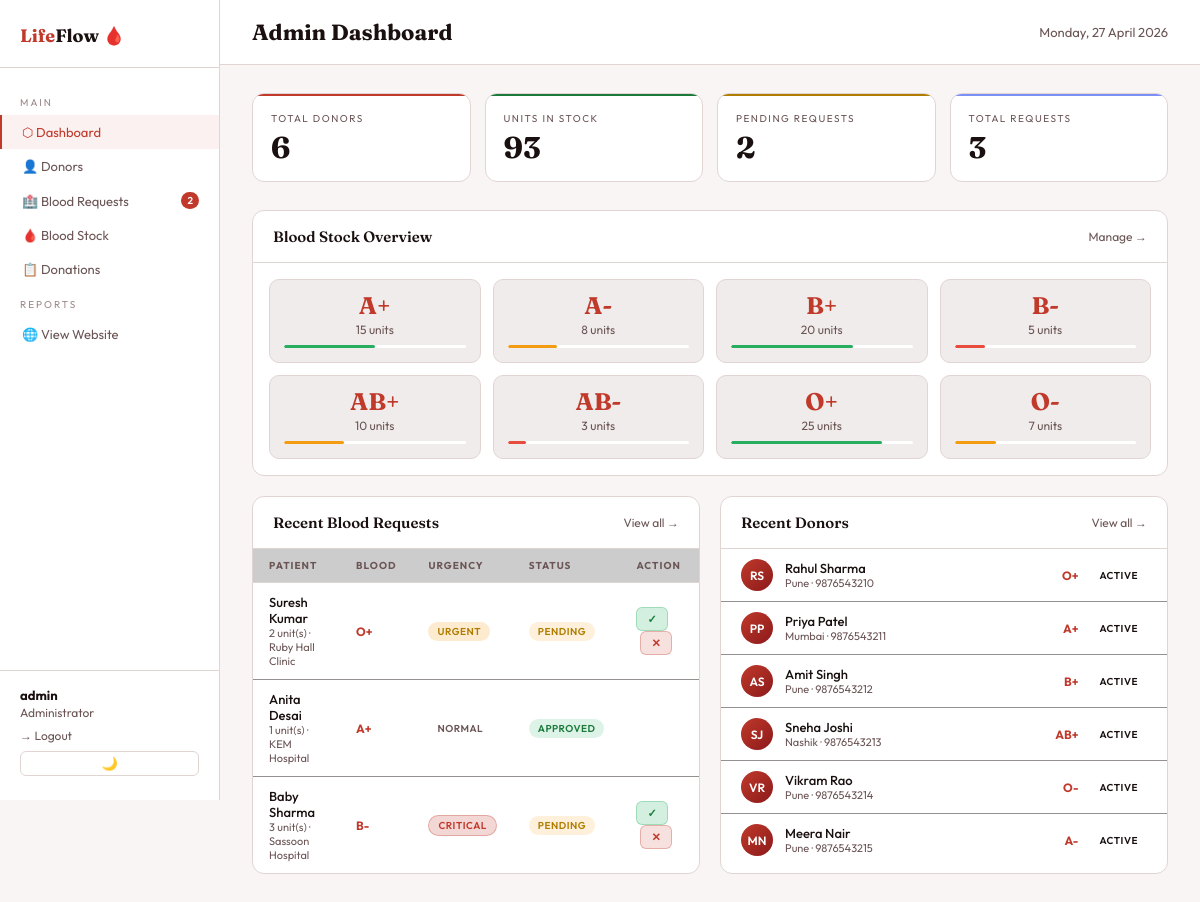
Screenshot of /admin/dashboard.php (signed in) with the database file from the repository.
### tables this page shows
CREATE TABLE IF NOT EXISTS blood_stock (
    id INT AUTO_INCREMENT PRIMARY KEY,
    blood_group ENUM('A+','A-','B+','B-','AB+','AB-','O+','O-') NOT NULL UNIQUE,
    units_available INT DEFAULT 0,
    units_used INT DEFAULT 0,
    last_updated TIMESTAMP DEFAULT CURRENT_TIMESTAMP ON UPDATE CURRENT_TIMESTAMP
);

CREATE TABLE IF NOT EXISTS blood_requests (
    id INT AUTO_INCREMENT PRIMARY KEY,
    patient_name VARCHAR(100) NOT NULL,
    patient_age INT,
    blood_group ENUM('A+','A-','B+','B-','AB+','AB-','O+','O-') NOT NULL,
    units_needed INT NOT NULL,
    hospital_name VARCHAR(150),
    contact_name VARCHAR(100),
    contact_phone VARCHAR(15) NOT NULL,
    contact_email VARCHAR(100),
    reason TEXT,
    urgency ENUM('Normal','Urgent','Critical') DEFAULT 'Normal',
    status ENUM('Pending','Approved','Rejected','Fulfilled') DEFAULT 'Pending',
    requested_at TIMESTAMP DEFAULT CURRENT_TIMESTAMP,
    updated_at TIMESTAMP DEFAULT CURRENT_TIMESTAMP ON UPDATE CURRENT_TIMESTAMP
);

CREATE TABLE IF NOT EXISTS donors (
    id INT AUTO_INCREMENT PRIMARY KEY,
    name VARCHAR(100) NOT NULL,
    email VARCHAR(100) UNIQUE,
    phone VARCHAR(15) NOT NULL,
    blood_group ENUM('A+','A-','B+','B-','AB+','AB-','O+','O-') NOT NULL,
    age INT NOT NULL,
    gender ENUM('Male','Female','Other') NOT NULL,
    address TEXT,
    city VARCHAR(100),
    state VARCHAR(100),
    last_donation DATE,
    total_donations INT DEFAULT 0,
    status ENUM('Active','Inactive') DEFAULT 'Active',
    password VARCHAR(255),
    created_at TIMESTAMP DEFAULT CURRENT_TIMESTAMP
);

### admin/dashboard.php (the view, shortened to what this page needs)
<?php
include '../includes/db.php';
$total_donors = mysqli_fetch_row(mysqli_query($conn, "SELECT COUNT(*) FROM donors"))[0];
$total_requests = mysqli_fetch_row(mysqli_query($conn, "SELECT COUNT(*) FROM blood_requests"))[0];
$pending_requests = mysqli_fetch_row(mysqli_query($conn, "SELECT COUNT(*) FROM blood_requests WHERE status='Pending'"))[0];
$total_units = mysqli_fetch_row(mysqli_query($conn, "SELECT SUM(units_available) FROM blood_stock"))[0];
$blood_stock = mysqli_query($conn, "SELECT * FROM blood_stock ORDER BY blood_group");
$recent_requests = mysqli_query($conn, "SELECT * FROM blood_requests ORDER BY requested_at DESC LIMIT 8");
$recent_donors = mysqli_query($conn, "SELECT * FROM donors ORDER BY created_at DESC LIMIT 6");
?>
<!DOCTYPE html>
<html lang="en" class="light">
<head>
</head>
<body>
<div class="sidebar">
  <div class="sb-logo">Life<span>Flow</span> 🩸</div>
  <div class="sb-label">Main</div>
  <a href="dashboard.php" class="sb-item active">⬡ Dashboard</a>
  <a href="donors.php" class="sb-item">👤 Donors</a>
  <a href="requests.php" class="sb-item">🏥 Blood Requests <span class="sb-badge"><?= $pending_requests ?></span></a>
  <a href="stock.php" class="sb-item">🩸 Blood Stock</a>
  <a href="donations.php" class="sb-item">📋 Donations</a>
  <div class="sb-label">Reports</div>
  <a href="../index.php" class="sb-item">🌐 View Website</a>
  <div class="sb-footer">
    <strong><?= htmlspecialchars($_SESSION['admin_name']) ?></strong>
    Administrator
    <a href="logout.php" class="logout">→ Logout</a>
    <button onclick="toggleTheme()" id="themeBtn" style="background:transparent;border:1px solid var(--border);color:var(--muted);border-radius:6px;padding:4px 10px;font-size:13px;cursor:pointer;margin-top:8px;width:100%;transition:all 0.2s">🌙 Toggle Theme</button>
  </div>
</div>
<div class="main">
  <div class="topbar">
    <div class="page-title">Admin Dashboard</div>
    <div style="font-size:13px;color:var(--muted)"><?= date('l, d F Y') ?></div>
  </div>
  <div class="content">
    <div class="stats">
      <div class="stat"><div class="stat-label">Total Donors</div><div class="stat-val"><?= $total_donors ?></div></div>
      <div class="stat"><div class="stat-label">Units in Stock</div><div class="stat-val"><?= $total_units ?? 0 ?></div></div>
      <div class="stat"><div class="stat-label">Pending Requests</div><div class="stat-val"><?= $pending_requests ?></div></div>
      <div class="stat"><div class="stat-label">Total Requests</div><div class="stat-val"><?= $total_requests ?></div></div>
    </div>
    <div class="panel">
      <div class="panel-header"><div class="panel-title">Blood Stock Overview</div><a href="stock.php" style="font-size:12px;color:var(--muted);text-decoration:none">Manage →</a></div>
      <div class="stock-grid">
        <?php
        mysqli_data_seek($blood_stock, 0);
        while ($s = mysqli_fetch_assoc($blood_stock)):
          $pct = min(100, round(($s['units_available'] / 30) * 100));
          $color = $s['units_available'] <= 5 ? '#e74c3c' : ($s['units_available'] <= 10 ? '#f39c12' : '#27ae60');
        ?>
        <div class="stock-card">
          <div class="stock-type"><?= $s['blood_group'] ?></div>
          <div class="stock-units"><?= $s['units_available'] ?> units</div>
          <div class="stock-bar"><div class="stock-bar-fill" style="width:<?= $pct ?>%;background:<?= $color ?>"></div></div>
        </div>
        <?php endwhile; ?>
      </div>
    </div>
    <div class="grid-2">
      <div class="panel">
        <div class="panel-header"><div class="panel-title">Recent Blood Requests</div><a href="requests.php" style="font-size:12px;color:var(--muted);text-decoration:none">View all →</a></div>
        <div class="panel-body">
          <table>
            <thead><tr><th>Patient</th><th>Blood</th><th>Urgency</th><th>Status</th><th>Action</th></tr></thead>
            <tbody>
            <?php while ($r = mysqli_fetch_assoc($recent_requests)): ?>
              <tr>
                <td>
                  <div style="font-weight:500"><?= htmlspecialchars($r['patient_name']) ?></div>
                  <div style="font-size:11px;color:var(--muted)"><?= $r['units_needed'] ?> unit(s) · <?= htmlspecialchars($r['hospital_name']) ?></div>
                </td>
                <td><span class="blood-tag"><?= $r['blood_group'] ?></span></td>
                <td><span class="badge badge-<?= strtolower($r['urgency']) ?>"><?= $r['urgency'] ?></span></td>
                <td><span class="badge badge-<?= strtolower($r['status']) ?>"><?= $r['status'] ?></span></td>
                <td>
                  <?php if ($r['status'] === 'Pending'): ?>
                  <form method="POST" class="action-form">
                    <button type="submit" class="btn-action btn-approve">✓</button>
                  </form>
                  <form method="POST" class="action-form" style="margin-left:4px">
                    <button type="submit" class="btn-action btn-reject">✕</button>
                  </form>
                  <?php endif; ?>
                </td>
              </tr>
            <?php endwhile; ?>
            </tbody>
          </table>
        </div>
      </div>
      <div class="panel">
        <div class="panel-header"><div class="panel-title">Recent Donors</div><a href="donors.php" style="font-size:12px;color:var(--muted);text-decoration:none">View all →</a></div>
        <div class="panel-body">
          <?php while ($d = mysqli_fetch_assoc($recent_donors)):
            $initials = strtoupper(substr($d['name'],0,1) . (strpos($d['name'],' ')!==false ? substr($d['name'],strpos($d['name'],' ')+1,1) : ''));
          ?>
          <div class="donor-row">
            <div class="donor-avatar"><?= $initials ?></div>
            <div class="donor-info">
              <div class="donor-name"><?= htmlspecialchars($d['name']) ?></div>
              <div class="donor-detail"><?= $d['city'] ?> · <?= $d['phone'] ?></div>
            </div>
            <div class="blood-tag"><?= $d['blood_group'] ?></div>
            <span class="badge badge-<?= strtolower($d['status']) ?>"><?= $d['status'] ?></span>
          </div>
          <?php endwhile; ?>
        </div>
      </div>
    </div>
  </div>
</div>
</body>
</html>

### rows the page displays
blood_stock: blood_group "A+", units_available "15"
blood_stock: blood_group "A-", units_available "8"
blood_stock: blood_group "B+", units_available "20"
blood_stock: blood_group "B-", units_available "5"
blood_stock: blood_group "AB+", units_available "10"
blood_stock: blood_group "AB-", units_available "3"
blood_stock: blood_group "O+", units_available "25"
blood_stock: blood_group "O-", units_available "7"
blood_requests: patient_name "Suresh Kumar", units_needed "2", hospital_name "Ruby Hall Clinic", blood_group "O+", urgency "URGENT", status "PENDING"
blood_requests: patient_name "Anita Desai", units_needed "1", hospital_name "KEM Hospital", blood_group "A+", urgency "NORMAL", status "APPROVED"
blood_requests: patient_name "Baby Sharma", units_needed "3", hospital_name "Sassoon Hospital", blood_group "B-", urgency "CRITICAL", status "PENDING"
donors: name "RS", name "Rahul Sharma", city "Pune", phone "9876543210", blood_group "O+", status "ACTIVE"
donors: name "PP", name "Priya Patel", city "Mumbai", phone "9876543211", blood_group "A+", status "ACTIVE"
donors: name "AS", name "Amit Singh", city "Pune", phone "9876543212", blood_group "B+", status "ACTIVE"
donors: name "SJ", name "Sneha Joshi", city "Nashik", phone "9876543213", blood_group "AB+", status "ACTIVE"
donors: name "VR", name "Vikram Rao", city "Pune", phone "9876543214", blood_group "O-", status "ACTIVE"
donors: name "MN", name "Meera Nair", city "Pune", phone "9876543215", blood_group "A-", status "ACTIVE"

### other values shown
$pending_requests "2"
$_SESSION['admin_name'] "admin"
$total_donors "6"
$total_units "93"
$total_requests "3"
